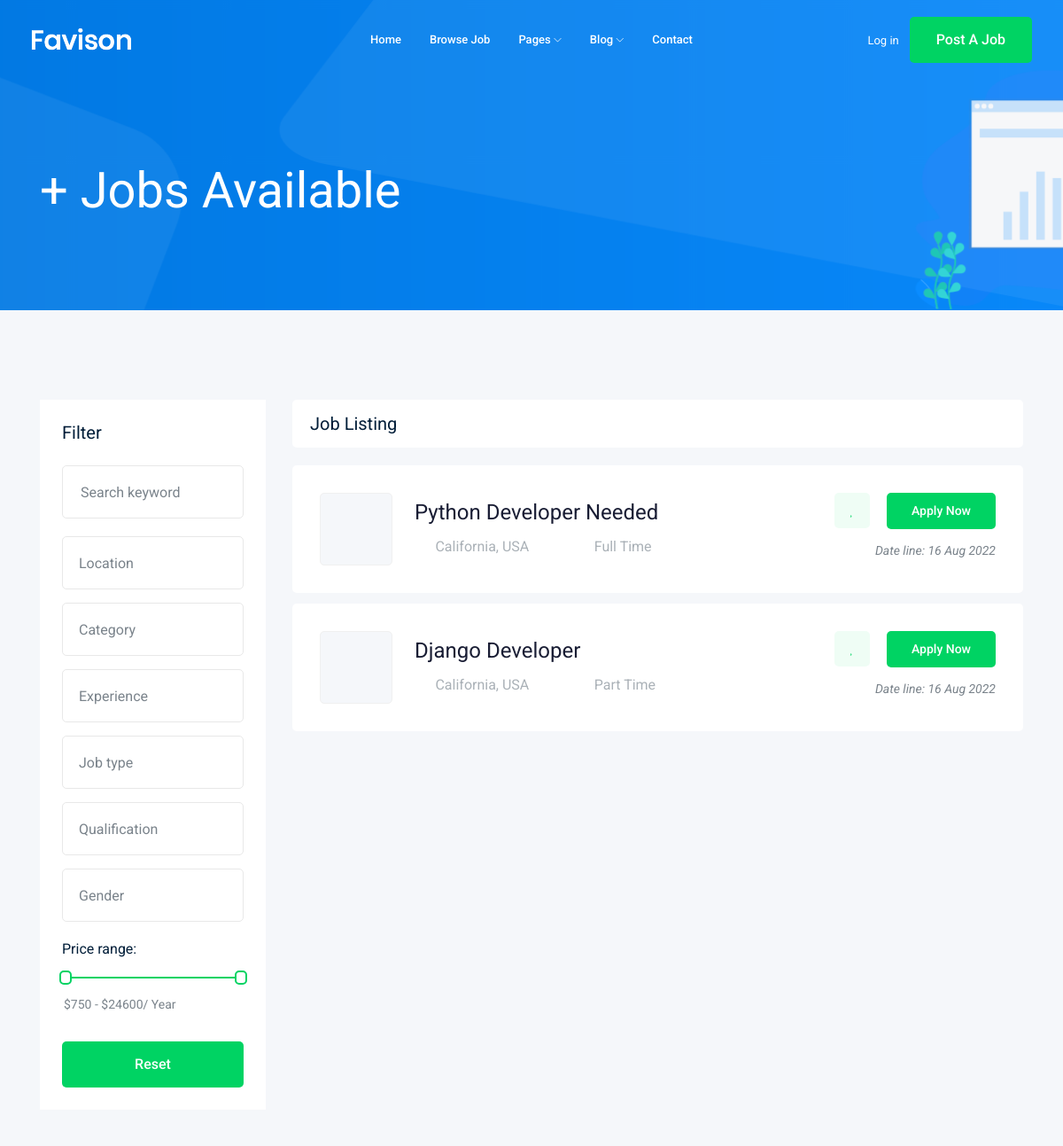
The app's page /jobs/ (upper part), older data.
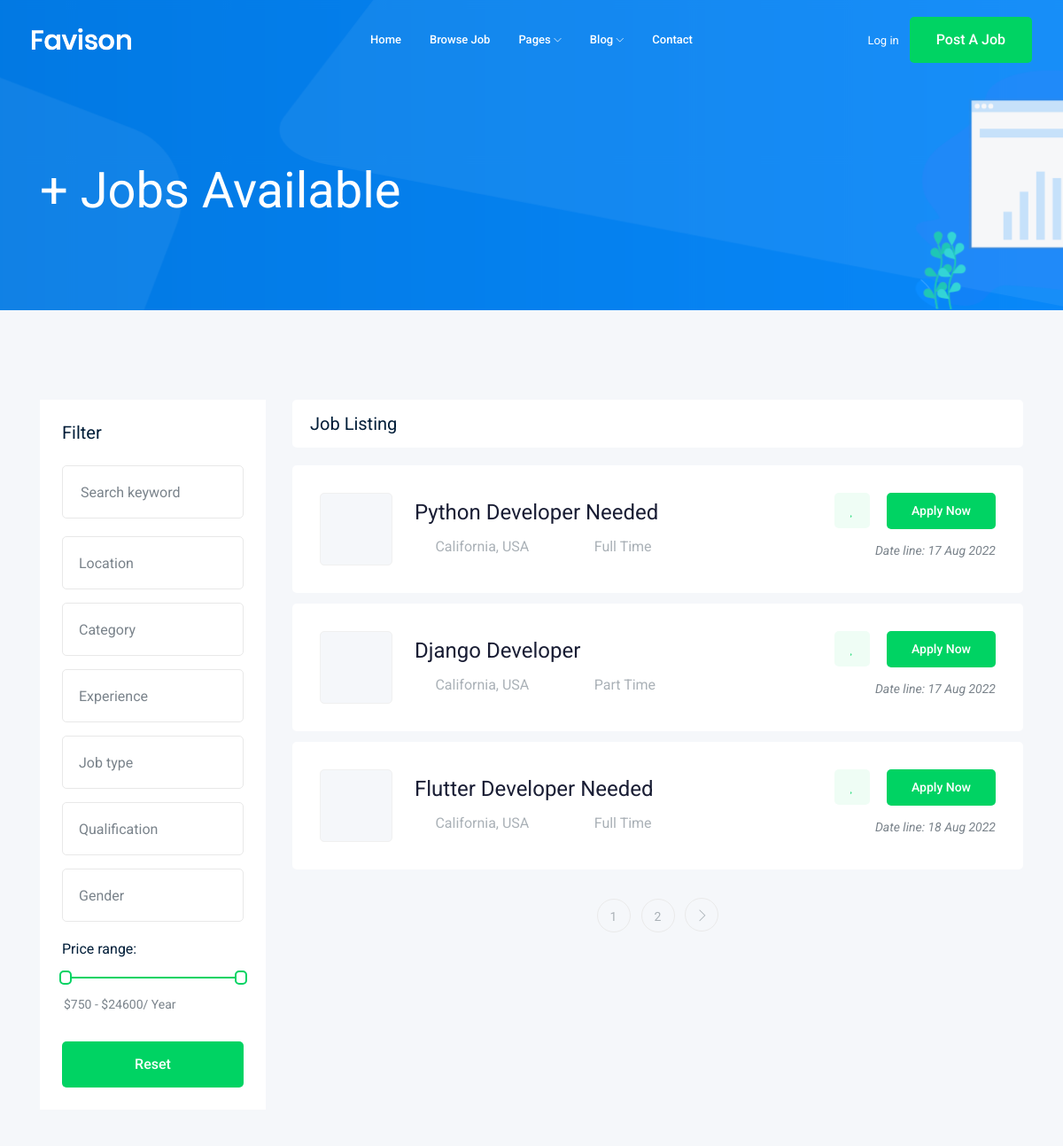
The same page, newer data.
### job/models.py (models this page shows, shortened)
class Job(models.Model):
    owner = models.ForeignKey(
        User, related_name='job_owner', on_delete=models.CASCADE)
    title = models.CharField(max_length=100)
    job_type = models.CharField(max_length=15, choices=JOB_TYPE)
    description = models.TextField(max_length=1000)
    published_at = models.DateTimeField(auto_now=True)
    vacancy = models.IntegerField(default=1)
    salary = models.IntegerField(default=0)
    experience = models.IntegerField(default=1)
    category = models.ForeignKey('Category', on_delete=models.CASCADE)
    image = models.ImageField(upload_to=image_upload)
    slug = models.SlugField(null=True, blank=True)
    def __str__(self):
        return self.title

### job/views.py (the view)
# urls.py: path('', views.job_list, name='job_list'),
def job_list(request):
    job_list = Job.objects.all()
    paginator = Paginator(job_list, 3)  # Show 25 contacts per page.
    page_number = request.GET.get('page')
    page_obj = paginator.get_page(page_number)
    context = {'jobs': page_obj}
    return render(request, 'job/job_list.html', context)

### job/templates/job/job_list.html (shortened to what the changed rows need)
{% extends "base.html" %} {% block body %}
<div class="job_listing_area plus_padding">
  <div class="container">
    <div class="row">
      <div class="col-lg-9">
        <div class="job_lists m-0">
          <div class="row">
            {% for job in jobs %}
            <div class="col-lg-12 col-md-12">
              <div class="single_jobs white-bg d-flex justify-content-between">
                <div class="jobs_left d-flex align-items-center">
                  <div class="thumb">
                  </div>
                  <div class="jobs_conetent">
                    <a href="{% url 'jobs:job_detail' job.slug %}"
                      ><h4>{{job}}</h4></a
                    >
                    <div class="links_locat d-flex align-items-center">
                      <div class="location">
                        <p><i class="fa fa-map-marker"></i> California, USA</p>
                      </div>
                      <div class="location">
                        <p><i class="fa fa-clock-o"></i> {{job.job_type}}</p>
                      </div>
                    </div>
                  </div>
                </div>
                <div class="jobs_right">
                  <div class="apply_now">
                    <a class="heart_mark" href="#">
                      <i class="fa fa-heart"></i>
                    </a>
                    <a
                      href="{% url 'jobs:job_detail' job.slug %}"
                      class="boxed-btn3"
                      >Apply Now</a
                    >
                  </div>
                  <div class="date">
                    <p>Date line: {{job.published_at|date:'d M o'}}</p>
                  </div>
                </div>
              </div>
            </div>
            {% endfor %}
          </div>
          {% if jobs.has_other_pages %}
          <div class="row">
            <div class="col-lg-12">
              <div class="pagination_wrap">
                <ul>
                   {% for i in jobs.paginator.page_range %}
                  <li>
                    <a href="?page={{i}}"><span>{{i}}</span></a>
                  </li>
                  {% endfor %} {% if jobs.has_next %}
                  <li>
                    <a href="?page={{jobs.next_page_number }}">
                      <i class="ti-angle-right"></i>
                    </a>
                  </li>
                  {% endif %}
                </ul>
              </div>
            </div>
          </div>
          {% endif %}
        </div>
      </div>
    </div>
  </div>
</div>
{% endblock body %}

Row changes from the older to the newer data that the page shows:
changed Job "Python Developer Needed": published_at "16 Aug 2022" → "17 Aug 2022"
changed Job "Django Developer": published_at "16 Aug 2022" → "17 Aug 2022"
added Job: title "Flutter Developer Needed", job_type "Full Time", published_at "18 Aug 2022"
Text that changed along with them:
new list line: "1"
new list line: "2"
